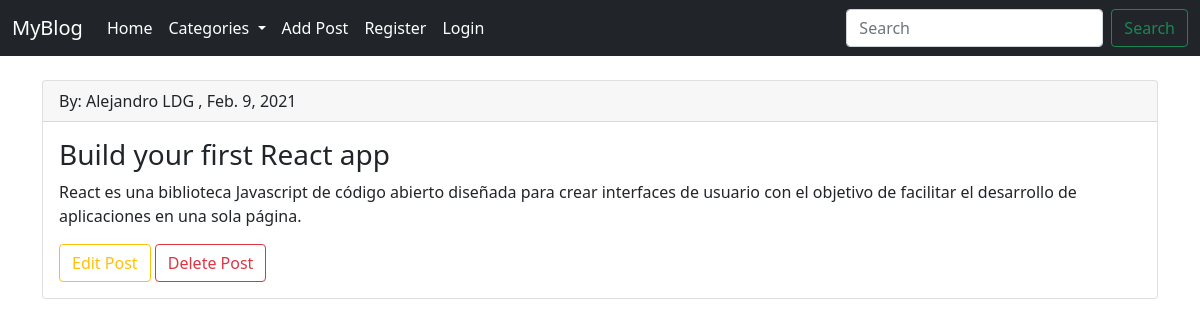
Screenshot of /post/3 with the database file from the repository.
### blog/models.py (models this page shows, shortened)
class Post(models.Model):
    title = models.CharField(max_length=250)
    body = models.TextField()
    author = models.ForeignKey(User, on_delete=models.CASCADE)
    date = models.DateField(auto_now_add=True)

### blog/views.py (the view)
# urls.py: path('post/<int:pk>', PostDetailView.as_view(), name='post_detail'),
class PostDetailView(DetailView):
     model = Post
     template_name = 'post_details.html'

### blog/templates/post_details.html (shortened to what this page needs)
{% extends 'base.html' %}
{% block content %}
<div class="card">
     <div class="card-header">
          By: {{post.author.first_name}} {{post.author.last_name}} , {{post.date}}
     </div>
     <div class="card-body">
       <h3 class="card-title">{{post.title}}</h3>
       <p class="card-text">{{post.body}}</p>
       <a class="btn btn-outline-warning" href="{% url 'update_post' post.pk %}">Edit Post</a>
       <a class="btn btn-outline-danger" href="{% url 'delete_post' post.pk %}">Delete Post</a>
     </div>
</div>
{% endblock %}

### rows the page displays
Post: author.first_name "Alejandro", author.last_name "LDG", date "Feb. 9, 2021", title "Build your first React app", body "React es una biblioteca Javascript de código abierto diseñada para crear interfaces de usuario con el objetivo de facilitar el desarrollo de aplicaciones en una sola página."
